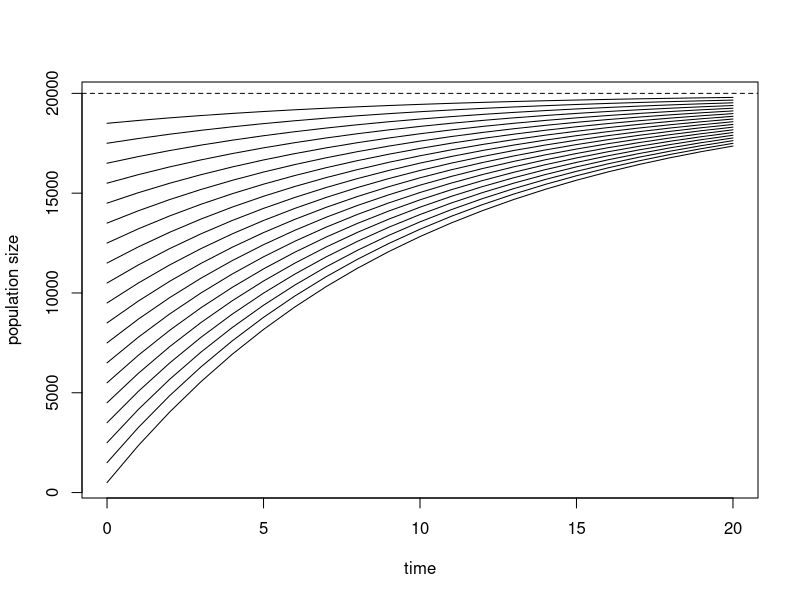
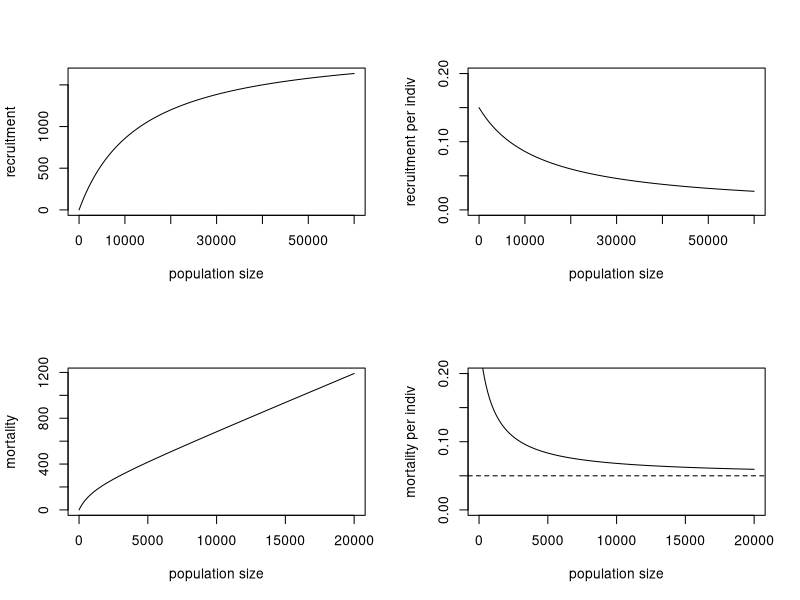
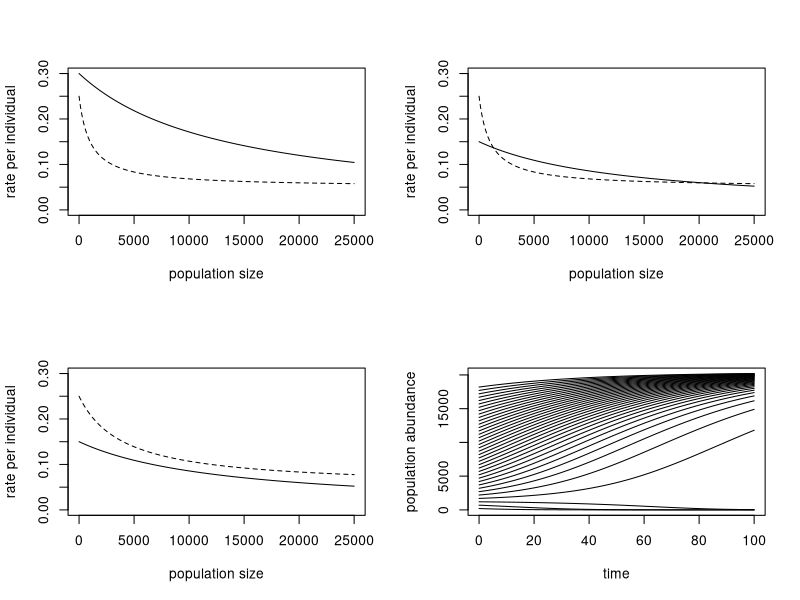
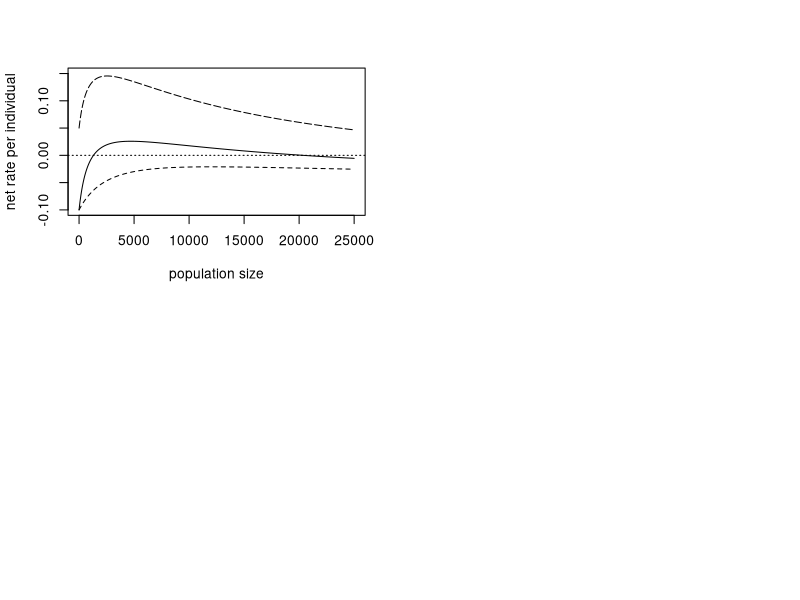
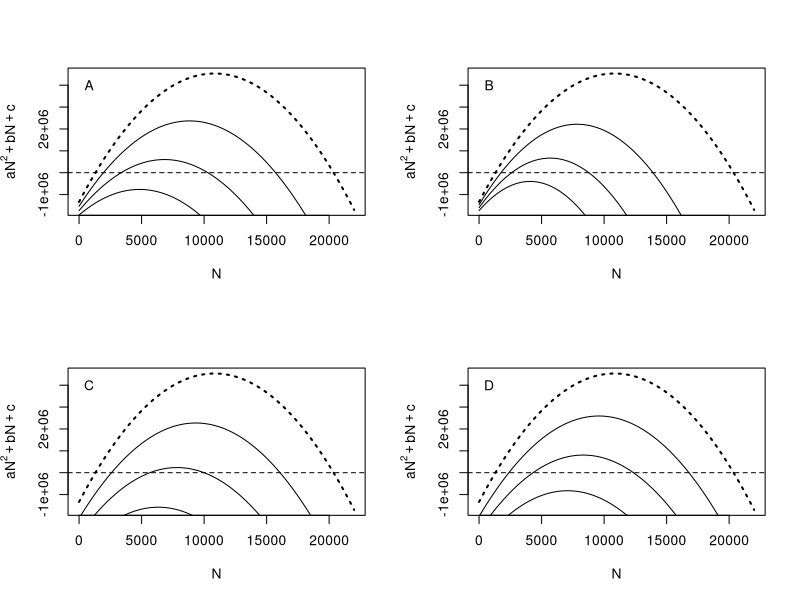
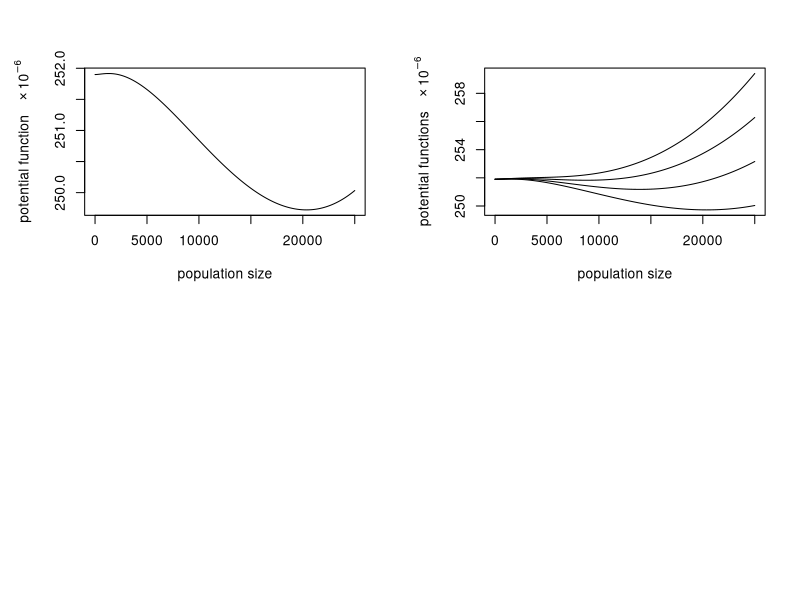

The R script that drew these images, in order:
#This text file contains R scripts for reproducing Figures 1-7 in
#Dennis, B. and Kemp, W. P. How hives collapse:  Allee effects,
#ecological resilience, and the honey bee. PLoS One.

#==============================
# Figure 1 script.
lambda=2000
theta=13333.33
alpha=.2
beta=1000
mu=.1
k=20000

nints=20
n0=seq(500,18500,1000)
n=matrix(0,nints+1,length(n0))
time=seq(0,nints,1)
n[1,]=n0
for (i in 1:nints) {
  n[i+1,]=(lambda/mu)+(n0-(lambda/mu))*exp(-mu*i)
}
matplot(time,n,type="l",col=1,lty=1,
        ylab="population size")
abline(h=k,lty=2)

#================================
# Figure 2 script.
lambda=2000

theta=13333.33
alpha=.2
beta=1000
mu=.05

N1=seq(0,60000,1)
N2=seq(0,20000,1)
recruit=lambda*N1/(theta+N1)
recruit.per.N=lambda/(theta+N1)
mortality=(alpha*beta/(beta+N2)+mu)*N2
mortality.per.N=alpha*beta/(beta+N2)+mu

layout(matrix(c(1,2,3,4),2,2,byrow=TRUE))
plot(N1,recruit,type="l",xlab="population size",ylab="recruitment")
plot(N1,recruit.per.N,type="l",ylim=c(0,.20),
     xlab="population size",ylab="recruitment per indiv")
plot(N2,mortality,type="l",xlab="population size",ylab="mortality")
plot(N2,mortality.per.N,type="l",ylim=c(0,.20),
     xlab="population size",ylab="mortality per indiv")
abline(h=.05,lty=2)

#==============================
# Figure 3 script.
lambda=2000
theta=13333.33
alpha=.2
beta=1000
mu=.05

N=seq(0,25000,1)
recruit.per.N=lambda/(theta+N)
mortality.per.N=alpha*beta/(beta+N)+mu

layout(matrix(c(1,2,3,4),2,2,byrow=TRUE))

lambda=4000
recruit.per.N=lambda/(theta+N)
mortality.per.N=alpha*beta/(beta+N)+mu
plot(N,recruit.per.N,type="l",lty=1,ylab="rate per individual",
     xlab="population size",ylim=c(0,.3))
points(N,mortality.per.N,type="l",lty=2)

lambda=2000
recruit.per.N=lambda/(theta+N)
mortality.per.N=alpha*beta/(beta+N)+mu
plot(N,mortality.per.N,type="l",lty=2,ylab="rate per individual",
     xlab="population size",ylim=c(0,.3))
points(N,recruit.per.N,type="l",lty=1)

beta=4000
recruit.per.N=lambda/(theta+N)
mortality.per.N=alpha*beta/(beta+N)+mu
plot(N,mortality.per.N,type="l",lty=2,ylab="rate per individual",
     xlab="population size",ylim=c(0,.3))
points(N,recruit.per.N,type="l",lty=1)

beta=1000

nints=100
n0=seq(200,18200,500)
n=matrix(0,nints+1,length(n0))
time=seq(0,nints)
n[1,]=n0
for (i in 1:nints) {
  n[i+1,]=n[i,]+lambda*n[i,]/(theta+n[i,]) -
    (alpha*beta/(beta+n[i,])+mu)*n[i,]
}
matplot(time,n,type="l",col=1,lty=1,
        ylab="population abundance")
# abline(h=k,lty=2)

#==============================
# Figure 4 script.
lambda=2000
theta=13333.33
alpha=.2
beta=1000
mu=.05

N=seq(0,25000,1)
recruit.per.N=lambda/(theta+N)
mortality.per.N=alpha*beta/(beta+N)+mu
rate.per.N=recruit.per.N-mortality.per.N
plot(N,rate.per.N,type="l",lty=1,ylim=c(-.1,.15),
     ylab="net rate per individual",
     xlab="population size")
abline(h=0,lty=3)

lambda=4000
beta=1000
recruit.per.N=lambda/(theta+N)
mortality.per.N=alpha*beta/(beta+N)+mu
rate.per.N=recruit.per.N-mortality.per.N
points(N,rate.per.N,type="l",lty=5)

lambda=2000
beta=4000
recruit.per.N=lambda/(theta+N)
mortality.per.N=alpha*beta/(beta+N)+mu
rate.per.N=recruit.per.N-mortality.per.N
points(N,rate.per.N,type="l",lty=2)

#=============================
# Figure 5 script.
lambda=2000
theta=13333.33
alpha=.2
beta=1000
mu=.05
ref=3

N=seq(0,22000,1)

layout(matrix(c(1,2,3,4),2,2,byrow=TRUE))

# (A) lambda.
lambda=2000
theta=13333.33
alpha=.2
beta=1000
mu=.05
a=-mu
b=lambda-alpha*beta-mu*theta-mu*beta
c=beta*(lambda-alpha*theta-mu*theta)
y=a*N^2+b*N+c
plot(N,y,type="l",lty=ref,ylab=expression(a*N^2+b*N+c),lwd=2)
abline(h=0,lty=2)
text(800,4e+06,"A")
for (ii in 1:3) {
  lambda=lambda-200
  a=-mu
  b=lambda-alpha*beta-mu*theta-mu*beta
  c=beta*(lambda-alpha*theta-mu*theta)
  y=a*N^2+b*N+c
  points(N,y,type="l",lty=1)
}

# (B) mu.
lambda=2000
theta=13333.33
alpha=.2
beta=1000
mu=.05
a=-mu
b=lambda-alpha*beta-mu*theta-mu*beta
c=beta*(lambda-alpha*theta-mu*theta)
y=a*N^2+b*N+c
plot(N,y,type="l",lty=ref,ylab=expression(a*N^2+b*N+c),lwd=2)
abline(h=0,lty=2)
text(800,4e+06,"B")
for (ii in 1:3) {
  mu=mu+.01
  a=-mu
  b=lambda-alpha*beta-mu*theta-mu*beta
  c=beta*(lambda-alpha*theta-mu*theta)
  y=a*N^2+b*N+c
  points(N,y,type="l",lty=1)
}

# (C) theta.
lambda=2000
theta=13333.33
alpha=.2
beta=1000
mu=.05
a=-mu
b=lambda-alpha*beta-mu*theta-mu*beta
c=beta*(lambda-alpha*theta-mu*theta)
y=a*N^2+b*N+c
plot(N,y,type="l",lty=ref,ylab=expression(a*N^2+b*N+c),lwd=2)
abline(h=0,lty=2)
text(800,4e+06,"C")
for (ii in 1:3) {
  theta=theta+3000
  a=-mu
  b=lambda-alpha*beta-mu*theta-mu*beta
  c=beta*(lambda-alpha*theta-mu*theta)
  y=a*N^2+b*N+c
  points(N,y,type="l",lty=1)
}

# (D) beta.
lambda=2000
theta=13333.33
alpha=.2
beta=1000
mu=.05
a=-mu
b=lambda-alpha*beta-mu*theta-mu*beta
c=beta*(lambda-alpha*theta-mu*theta)
y=a*N^2+b*N+c
plot(N,y,type="l",lty=ref,ylab=expression(a*N^2+b*N+c),lwd=2)
abline(h=0,lty=2)
text(800,4e+06,"D")
for (ii in 1:3) {
  beta=beta+500
  a=-mu
  b=lambda-alpha*beta-mu*theta-mu*beta
  c=beta*(lambda-alpha*theta-mu*theta)
  y=a*N^2+b*N+c
  points(N,y,type="l",lty=1)
}

#==============================
# Figure 6 script.
lambda=2000
theta=13333.33
alpha=.2
beta=1000
mu=.05

N=seq(0,25000,1)
u=alpha*beta*N-alpha*beta*beta*log(beta+N)+(mu*N/2)*N-
  lambda*N+lambda*theta*log(theta+N)
u=u/1000000
par(mar=c(5.1,5.1,4.1,2.1))
plot(N,u,type="l",lty=1,
     ylab=expression(paste("potential function","   "%*%10^-6)),
     xlab="population size")

#==============================
# Figure 7 script.
lambda=2000
theta=13333.33
alpha=.2
beta=1000
mu0=.05

N=seq(0,25000,1)
u=matrix(0,length(N),4)
for (ii in 1:4) {
  mu=mu0+(ii-1)*.01
  u[,ii]=alpha*beta*N-alpha*beta*beta*log(beta+N)+(mu*N/2)*N-
    lambda*N+lambda*theta*log(theta+N)
}
u=u/1000000

hi=max(u)
lo=min(u)
par(mar=c(5.1,5.1,4.1,2.1))
plot(N,u[,1],type="l",lty=1,ylim=c(lo,hi),
     ylab=expression(paste("potential functions","   "%*%10^-6)),
     xlab="population size")

for (ii in 2:4) {
  points(N,u[,ii],type="l",lty=1)
}
write.csv(n,"honeybee_collapse.csv")

